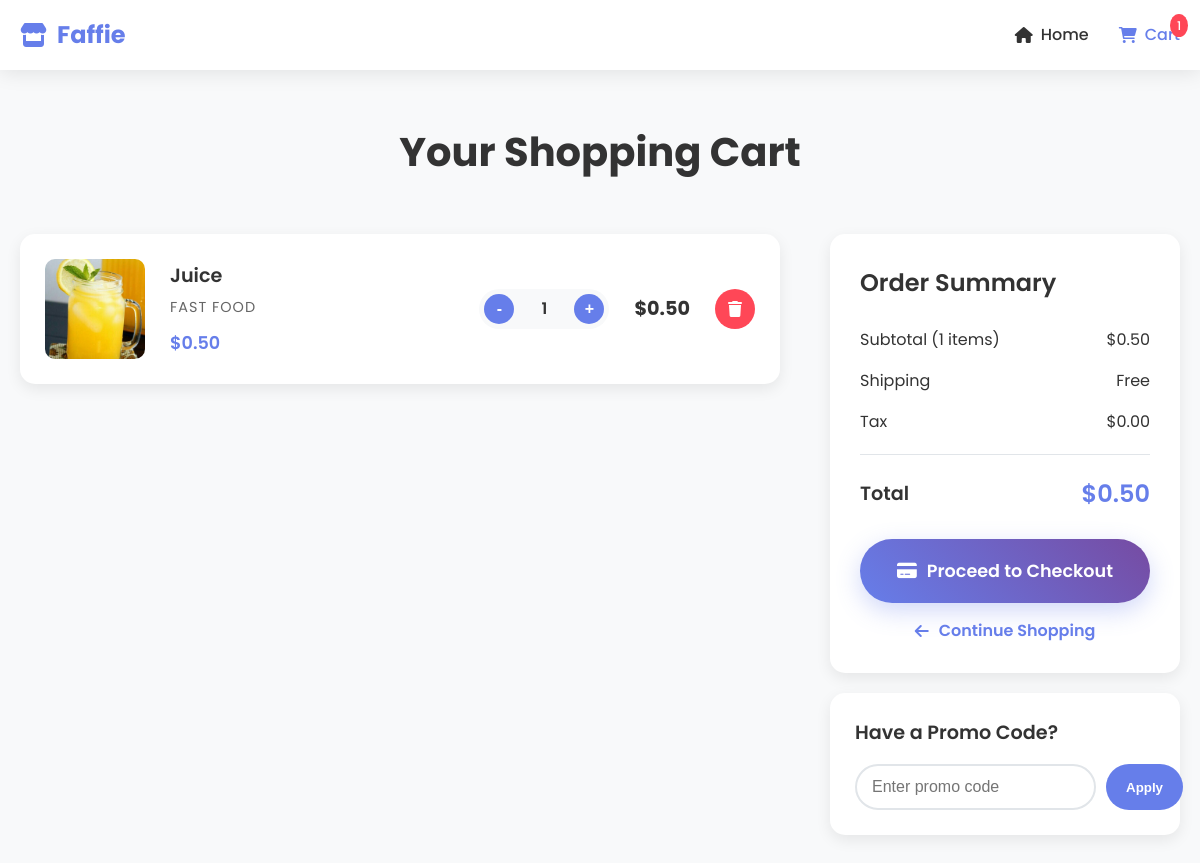
Page /cart/ on the earlier database version.
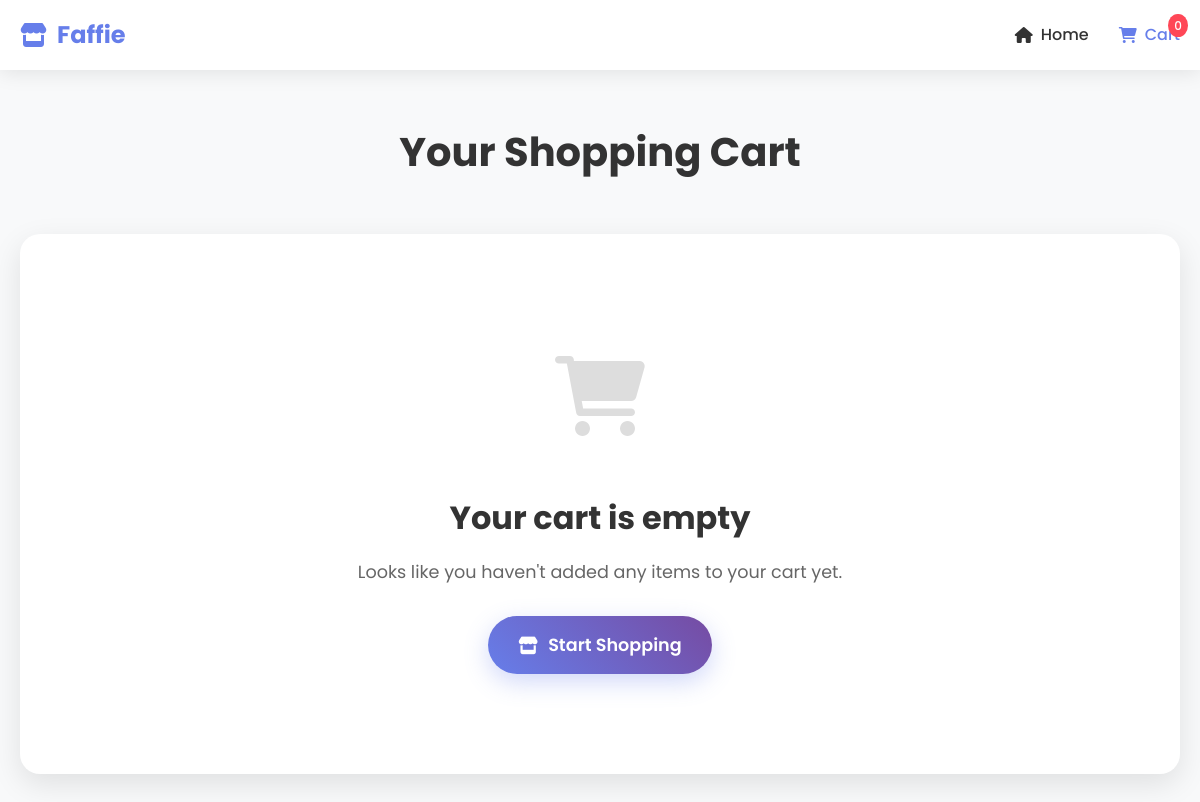
Same page on the later database version.
### shop/models.py (models this page shows, shortened)
class CartItem(models.Model):
    product = models.ForeignKey(Product, on_delete=models.CASCADE)
    quantity = models.PositiveIntegerField(default=1)  # better than IntegerField
    def total_price(self):
        return self.product.price * self.quantity

class Product(models.Model):
    name = models.CharField(max_length=100)
    price = models.DecimalField(max_digits=8, decimal_places=2)  # increased range
    description = models.TextField()
    image = models.ImageField(upload_to='products/')
    category = models.ForeignKey(Category, on_delete=models.CASCADE)

class Category(models.Model):
    name = models.CharField(max_length=50)

### shop/views.py (the view)
# urls.py: path('cart/', views.cart, name='cart'),
def cart(request):
    items = CartItem.objects.all()
    total = sum(item.total_price() for item in items)
    cart_items_count = items.count()
    return render(request, 'shop/cart.html', {
        'items': items,
        'total': total,
        'cart_count': cart_items_count
    })

### shop/templates/shop/cart.html (shortened to what this page needs)
{% load static %}
<!DOCTYPE html>
<html lang="en">
<head>
    <link rel="stylesheet" href="{% static 'css/cart.css' %}">
    <link rel="stylesheet" href="https://cdnjs.cloudflare.com/ajax/libs/font-awesome/6.0.0/css/all.min.css">
</head>
<body>
    <nav class="navbar">
        <div class="nav-container">
            <div class="nav-logo">
                <i class="fas fa-store"></i>
                <span>Faffie</span>
            </div>
            <div class="nav-links">
                <a href="{% url 'home' %}" class="nav-link"><i class="fas fa-home"></i> Home</a>
                <a href="{% url 'cart' %}" class="nav-link active cart-link">
                    <i class="fas fa-shopping-cart"></i> Cart
                    <span class="cart-count">{{ cart_count }}</span>
                </a>
            </div>
        </div>
    </nav>
    <section class="cart-section">
        <div class="container">
            <h1 class="cart-title">Your Shopping Cart</h1>
            {% if items %}
            <div class="cart-content">
                <div class="cart-items">
                    {% for item in items %}
                    <div class="cart-item">
                        <div class="item-image">
                            <img src="{{ item.product.image.url }}" alt="{{ item.product.name }}">
                        </div>
                        <div class="item-details">
                            <h3 class="item-title">{{ item.product.name }}</h3>
                            <p class="item-category">{{ item.product.category.name }}</p>
                            <div class="item-price">
                                <span class="price">${{ item.product.price }}</span>
                            </div>
                        </div>
                        <div class="item-quantity">
                            <div class="quantity-controls">
                                <button class="qty-btn" onclick="changeQuantity({{ item.id }}, -1)">-</button>
                                <span class="qty-display">{{ item.quantity }}</span>
                                <button class="qty-btn" onclick="changeQuantity({{ item.id }}, 1)">+</button>
                            </div>
                        </div>
                        <div class="item-total">
                            <span class="total-price">${{ item.total_price }}</span>
                        </div>
                        <div class="item-actions">
                            <a href="{% url 'remove_from_cart' item.id %}" class="remove-btn">
                                <i class="fas fa-trash"></i>
                            </a>
                        </div>
                    </div>
                    {% endfor %}
                </div>
                <div class="cart-summary">
                    <div class="summary-card">
                        <h3>Order Summary</h3>
                        <div class="summary-row">
                            <span>Subtotal ({{ items|length }} items)</span>
                            <span>${{ total }}</span>
                        </div>
                        <div class="summary-row">
                            <span>Shipping</span>
                            <span>Free</span>
                        </div>
                        <div class="summary-row">
                            <span>Tax</span>
                            <span>$0.00</span>
                        </div>
                        <div class="summary-divider"></div>
                        <div class="summary-row total-row">
                            <span>Total</span>
                            <span class="grand-total">${{ total }}</span>
                        </div>
                        <a href="{% url 'checkout' %}" class="checkout-btn">
                            <i class="fas fa-credit-card"></i> Proceed to Checkout
                        </a>
                        <a href="{% url 'home' %}" class="continue-shopping">
                            <i class="fas fa-arrow-left"></i> Continue Shopping
                        </a>
                    </div>
                    <div class="promo-card">
                        <h4>Have a Promo Code?</h4>
                        <div class="promo-input">
                            <input type="text" placeholder="Enter promo code">
                            <button class="apply-btn">Apply</button>
                        </div>
                    </div>
                </div>
            </div>
            {% else %}
            <div class="empty-cart">
                <div class="empty-cart-icon">
                    <i class="fas fa-shopping-cart"></i>
                </div>
                <h2>Your cart is empty</h2>
                <p>Looks like you haven't added any items to your cart yet.</p>
                <a href="{% url 'home' %}" class="shop-now-btn">
                    <i class="fas fa-store"></i> Start Shopping
                </a>
            </div>
            {% endif %}
        </div>
    </section>
</body>
</html>

### shop/static/css/cart.css (style rules this page uses)
* { margin: 0; padding: 0; box-sizing: border-box; }
body { font-family: 'Poppins', sans-serif; line-height: 1.6; color: #333; background: #f8f9fa; }
.container { max-width: 1200px; margin: 0 auto; padding: 0 20px; }
.navbar { background: rgba(255, 255, 255, 0.95); backdrop-filter: blur(10px); box-shadow: 0 2px 20px rgba(0, 0, 0, 0.1); position: fixed; top: 0; width: 100%; z-index: 1000; }
.nav-container { max-width: 1200px; margin: 0 auto; padding: 0 20px; display: flex; justify-content: space-between; align-items: center; height: 70px; }
.nav-logo { display: flex; align-items: center; font-size: 24px; font-weight: 700; color: #667eea; }
.nav-logo i { margin-right: 10px; }
.nav-links { display: flex; align-items: center; gap: 30px; }
.nav-link { text-decoration: none; color: #333; font-weight: 500; transition: color 0.3s ease; display: flex; align-items: center; gap: 8px; }
.nav-link:hover, .nav-link.active { color: #667eea; }
.cart-link { position: relative; }
.cart-count { background: #ff4757; color: white; border-radius: 50%; padding: 2px 6px; font-size: 12px; position: absolute; top: -8px; right: -8px; min-width: 18px; text-align: center; }
.cart-section { padding: 120px 0 80px; }
.cart-title { font-size: 2.5rem; font-weight: 700; color: #333; text-align: center; margin-bottom: 50px; }
.empty-cart { text-align: center; padding: 100px 20px; background: white; border-radius: 20px; box-shadow: 0 10px 30px rgba(0, 0, 0, 0.1); grid-column: 1 / -1; }
.empty-cart-icon { font-size: 5rem; color: #ddd; margin-bottom: 30px; }
.empty-cart h2 { font-size: 2rem; color: #333; margin-bottom: 15px; }
.empty-cart p { color: #666; margin-bottom: 30px; font-size: 1.1rem; }
.shop-now-btn { display: inline-flex; align-items: center; gap: 10px; background: linear-gradient(45deg, #667eea, #764ba2); color: white; padding: 15px 30px; border-radius: 50px; text-decoration: none; font-weight: 600; font-size: 1.1rem; transition: transform 0.3s ease, box-shadow 0.3s ease; box-shadow: 0 8px 25px rgba(102, 126, 234, 0.3); }

Differences in the rows shown:
removed CartItem: product.image (picture), product.name "Juice", product.category.name "FAST FOOD", product.price "0.50", quantity "1", total_price "0.50"
Other differences:
{{ cart_count }}: "1" → "0"
{{ items|length }}: "1" → (not shown)
{{ total }}: "0.50" → (not shown)
text no longer shown: "Order Summary Subtotal ( items) $ Shipping Free Tax $0.00 Total $ Proceed to Checkout Continue Shopping Have a Promo Code? Apply"
text now shown: "Your cart is empty Looks like you haven't added any items to your cart yet. Start Shopping"
